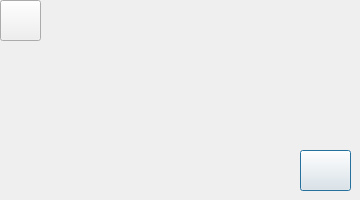
<?xml version="1.0" encoding="UTF-8"?>
<ui version="4.0">
 <class>Dialog</class>
 <widget class="QDialog" name="Dialog">
  <property name="geometry">
   <rect>
    <x>0</x>
    <y>0</y>
    <width>360</width>
    <height>200</height>
   </rect>
  </property>
  <property name="windowTitle">
   <string>Dialog</string>
  </property>
  <widget class="QLabel" name="prompt_lb">
   <property name="geometry">
    <rect>
     <x>30</x>
     <y>40</y>
     <width>281</width>
     <height>101</height>
    </rect>
   </property>
   <property name="cursor">
    <cursorShape>IBeamCursor</cursorShape>
   </property>
   <property name="text">
    <string/>
   </property>
  </widget>
  <widget class="QPushButton" name="retry_btn">
   <property name="geometry">
    <rect>
     <x>300</x>
     <y>150</y>
     <width>51</width>
     <height>41</height>
    </rect>
   </property>
   <property name="autoFillBackground">
    <bool>true</bool>
   </property>
   <property name="text">
    <string/>
   </property>
   <property name="icon">
    <iconset>
     <normaloff>try-again.png</normaloff>try-again.png</iconset>
   </property>
   <property name="iconSize">
    <size>
     <width>40</width>
     <height>40</height>
    </size>
   </property>
  </widget>
  <widget class="QPushButton" name="back_btn">
   <property name="geometry">
    <rect>
     <x>0</x>
     <y>0</y>
     <width>41</width>
     <height>41</height>
    </rect>
   </property>
   <property name="text">
    <string/>
   </property>
   <property name="icon">
    <iconset>
     <normaloff>left-arrow.png</normaloff>left-arrow.png</iconset>
   </property>
   <property name="iconSize">
    <size>
     <width>35</width>
     <height>30</height>
    </size>
   </property>
  </widget>
 </widget>
 <resources/>
 <connections/>
</ui>
